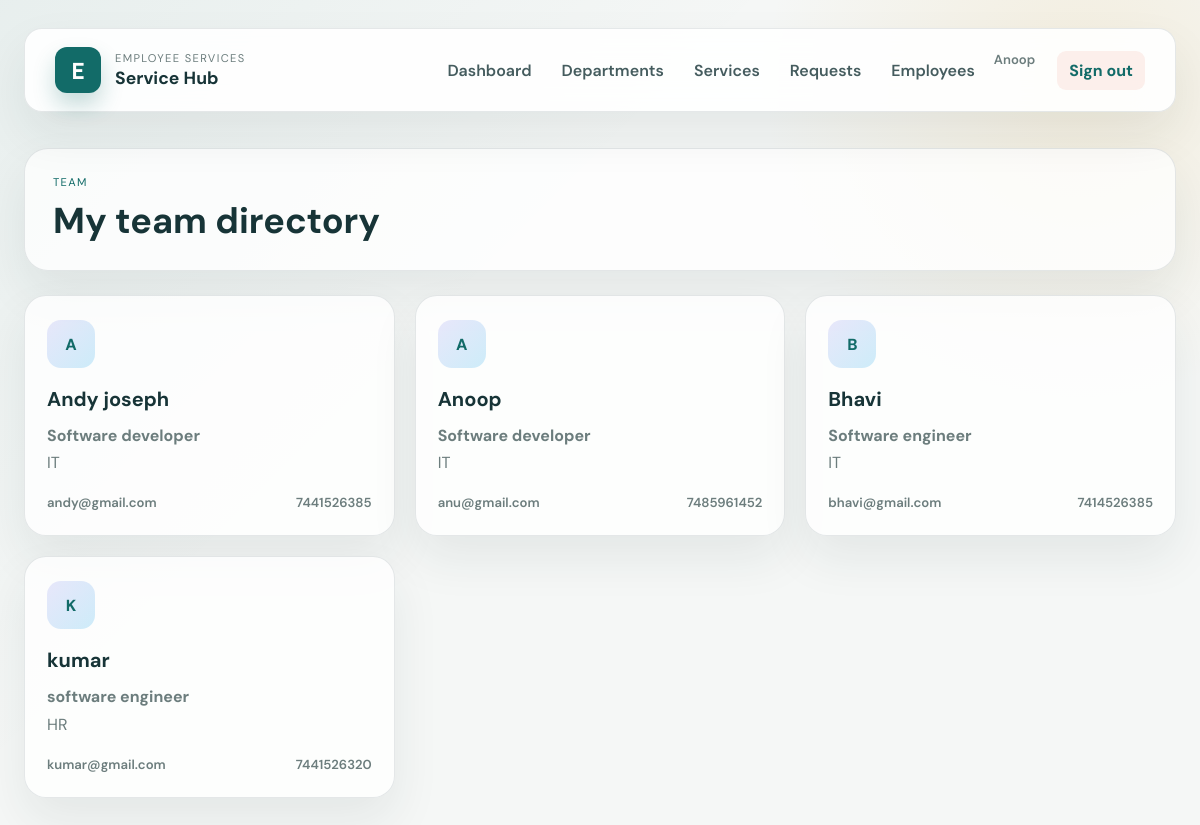
Screenshot of /team/ (signed in) with the database file from the repository.
### employees/models.py (models this page shows, shortened)
class Employee(models.Model):
    emp_id=models.CharField(max_length=20,unique=True)
    name=models.CharField(max_length=100)
    email=models.EmailField(unique=True)
    phone=models.CharField(max_length=100)
    designation=models.CharField(max_length=100)
    department=models.ForeignKey(Department,on_delete=models.CASCADE,related_name='employees')
    user=models.OneToOneField(User,on_delete=models.SET_NULL,null=True,blank=True,related_name='employee_profile')
    created_at=models.DateTimeField(auto_now_add=True)
    account_created=models.BooleanField(default=False)

### departments/models.py (models this page shows, shortened)
class Department(models.Model):
    name=models.CharField(max_length=100,unique=True)
    description=models.TextField(blank=True)
    created_at=models.DateTimeField(auto_now_add=True)

### employees/views.py (the view, shortened to what this page needs)
# urls.py: path("team/", team_view, name="team"),
@login_required(login_url="login")
def team_view(request):
    employee = getattr(request.user, "employee_profile", None)
    employees = Employee.objects.select_related("department").order_by("name")
    return render(request, "team.html", {"employees": employees, "is_staff_view": True})

### templates/team.html (shortened to what this page needs)
{% extends 'base.html' %}
{% block content %}
<section class="page-section">
    <div class="page-header">
        <div>
            <p class="eyebrow neutral">{% if is_staff_view %}Team{% else %}Profile{% endif %}</p>
            <h2>{% if is_staff_view %}My team directory{% else %}Your details and requests{% endif %}</h2>
        </div>
    </div>
    {% if is_staff_view %}
    <div class="card-grid three-col">
        {% for employee in employees %}
        <article class="info-card team-card">
            <div class="card-icon">{{ employee.name|slice:':1'|upper }}</div>
            <h3>{{ employee.name }}</h3>
            <p><strong>{{ employee.designation }}</strong></p>
            <p>{{ employee.department.name }}</p>
            <div class="meta-row">
                <span>{{ employee.email }}</span>
                <span>{{ employee.phone }}</span>
            </div>
        </article>
        {% empty %}
        <div class="empty-state">No team members are available.</div>
        {% endfor %}
    </div>
    {% endif %}
</section>
{% endblock %}

### templates/base.html (shortened to what this page needs)
{% load static %}
<!DOCTYPE html>
<html lang="en">
<head>
    <link rel="stylesheet" href="{% static 'css/styles.css' %}">
</head>
<body>
    <div class="page-shell">
        <header class="topbar">
            <div class="brand-group">
                <div class="brand-mark">E</div>
                <div>
                    <p class="eyebrow">Employee Services</p>
                    <h1>Service Hub</h1>
                </div>
            </div>
            <nav class="nav-links" aria-label="Main navigation">
                {% if user.is_authenticated %}
                    <a href="{% url 'dashboard' %}">Dashboard</a>
                    <a href="{% url 'departments' %}">Departments</a>
                    <a href="{% url 'services' %}">Services</a>
                    <a href="{% url 'service_requests' %}">Requests</a>
                    {% if user.is_staff %}
                        <a href="{% url 'admin_employees' %}">Employees</a>
                    {% endif %}
                    <form method="post" action="{% url 'logout' %}" class="logout-form">
                        <span class="user-label">{{ user.first_name|default:user.username }}</span>
                        <button type="submit" class="logout-btn">Sign out</button>
                    </form>
                {% endif %}
            </nav>
        </header>
        <main class="content-wrap">
            {% block content %}{% endblock %}
        </main>
    </div>
</body>
</html>

### static/css/styles.css (style rules this page uses)
:root { --bg: #f5f7f6; --panel: rgba(255, 255, 255, 0.85); --panel-strong: #ffffff; --primary: #126b68; --primary-dark: #0b4748; --secondary: #e56b4f; --accent: #e9b44c; --text: #173437; --muted: #6c7d7d; --border: rgba(23, 52, 55, 0.11); --shadow: 0 22px 48px rgba(23, 52, 55, 0.08); --success: #10b981; --warning: #f59e0b; --danger: #ef4444; --radius: 18px; }
* { box-sizing: border-box; }
body { margin: 0; font-family: 'DM Sans', sans-serif; background: linear-gradient(135deg, rgba(18, 107, 104, 0.06), transparent 38%), radial-gradient(circle at 90% 10%, rgba(233, 180, 76, 0.14), transparent 24%), var(--bg); color: var(--text); }
button, input, select { font: inherit; }
.page-shell { max-width: 1360px; margin: 0 auto; padding: 28px 24px 48px; }
.topbar { display: flex; justify-content: space-between; align-items: center; background: rgba(255, 255, 255, 0.9); backdrop-filter: blur(18px); border: 1px solid var(--border); border-radius: var(--radius); box-shadow: var(--shadow); padding: 18px 30px; position: sticky; top: 18px; z-index: 10; }
.brand-group { display: flex; align-items: center; gap: 14px; }
.brand-mark { width: 46px; height: 46px; border-radius: 12px; background: var(--primary); color: white; display: grid; place-items: center; font-weight: 800; font-size: 1.4rem; box-shadow: 0 12px 22px rgba(18, 107, 104, 0.24); font-family: 'Manrope', sans-serif; }
.eyebrow { margin: 0; font-size: 0.7rem; letter-spacing: 0.12em; text-transform: uppercase; color: var(--muted); }
.brand-group h1 { margin: 2px 0 0; font-size: 1.1rem; }
.nav-links { display: flex; align-items: center; gap: 8px; }
.nav-links a { color: var(--text); text-decoration: none; font-weight: 600; opacity: 0.8; padding: 9px 11px; border-radius: 9px; transition: background 0.2s ease, color 0.2s ease; }
.logout-form { display: inline-flex; margin: 0; }
.logout-btn { border: none; background: rgba(229, 107, 79, 0.1); color: var(--primary); border-radius: 9px; padding: 9px 12px; font-weight: 700; cursor: pointer; }
.user-label { color: var(--muted); font-size: 0.82rem; font-weight: 600; padding-right: 4px; }
.content-wrap { margin-top: 36px; }
form { display: grid; gap: 18px; }
.dashboard-shell, .page-section { display: grid; gap: 24px; }
.dashboard-header, .page-header { display: flex; justify-content: space-between; align-items: center; background: rgba(255, 255, 255, 0.75); border: 1px solid var(--border); box-shadow: var(--shadow); border-radius: 24px; padding: 26px 28px; }
.page-header h2, .dashboard-header h2 { margin: 8px 0 0; font-size: clamp(1.8rem, 3vw, 2.3rem); }
.card-grid { display: grid; gap: 20px; }
.three-col { grid-template-columns: repeat(3, minmax(0, 1fr)); }
.info-card { background: rgba(255, 255, 255, 0.8); border: 1px solid var(--border); border-radius: 22px; box-shadow: var(--shadow); padding: 24px 22px; }
.card-icon { width: 48px; height: 48px; border-radius: 14px; background: linear-gradient(135deg, rgba(79, 70, 229, 0.12), rgba(14, 165, 233, 0.2)); display: grid; place-items: center; font-weight: 800; color: var(--primary); margin-bottom: 18px; }
.info-card h3 { margin: 0 0 10px; font-size: 1.25rem; }
.info-card p { margin: 0; color: var(--muted); line-height: 1.7; }
.meta-row { display: flex; justify-content: space-between; gap: 8px; margin-top: 18px; color: var(--muted); font-size: 0.82rem; font-weight: 600; }
.neutral { color: var(--primary); }

### rows the page displays
Employee: name "A", name "Andy joseph", designation "Software developer", department.name "IT", email "andy@gmail.com", phone "7441526385"
Employee: name "A", name "Anoop", designation "Software developer", department.name "IT", email "anu@gmail.com", phone "7485961452"
Employee: name "B", name "Bhavi", designation "Software engineer", department.name "IT", email "bhavi@gmail.com", phone "7414526385"
Employee: name "K", name "kumar", designation "software engineer", department.name "HR", email "kumar@gmail.com", phone "7441526320"

### other values shown
{{ user.first_name|default:user.username }} "Anoop"
